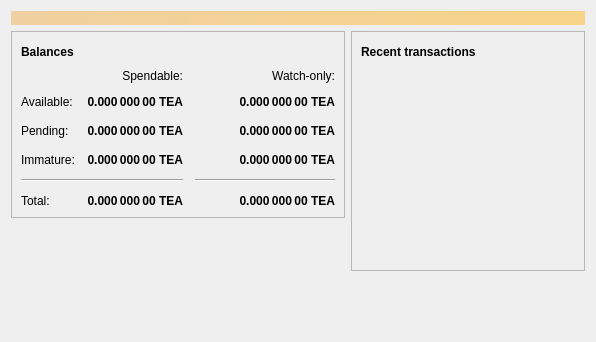
<?xml version="1.0" encoding="UTF-8"?>
<ui version="4.0">
 <class>OverviewPage</class>
 <widget class="QWidget" name="OverviewPage">
  <property name="geometry">
   <rect>
    <x>0</x>
    <y>0</y>
    <width>596</width>
    <height>342</height>
   </rect>
  </property>
  <property name="windowTitle">
   <string>Form</string>
  </property>
  <layout class="QVBoxLayout" name="topLayout">
   <item>
    <widget class="QLabel" name="labelAlerts">
     <property name="visible">
      <bool>false</bool>
     </property>
     <property name="styleSheet">
      <string notr="true">QLabel { background-color: qlineargradient(x1: 0, y1: 0, x2: 1, y2: 0, stop:0 #F0D0A0, stop:1 #F8D488); color:#000000; }</string>
     </property>
     <property name="wordWrap">
      <bool>true</bool>
     </property>
     <property name="margin">
      <number>3</number>
     </property>
     <property name="textInteractionFlags">
      <set>Qt::TextSelectableByMouse</set>
     </property>
    </widget>
   </item>
   <item>
    <layout class="QHBoxLayout" name="horizontalLayout" stretch="1,1">
     <item>
      <layout class="QVBoxLayout" name="verticalLayout_2">
       <item>
        <widget class="QFrame" name="frame">
         <property name="frameShape">
          <enum>QFrame::StyledPanel</enum>
         </property>
         <property name="frameShadow">
          <enum>QFrame::Raised</enum>
         </property>
         <layout class="QVBoxLayout" name="verticalLayout_4">
          <item>
           <layout class="QHBoxLayout" name="horizontalLayout_4">
            <item>
             <widget class="QLabel" name="label_5">
              <property name="font">
               <font>
                <weight>75</weight>
                <bold>true</bold>
               </font>
              </property>
              <property name="text">
               <string>Balances</string>
              </property>
             </widget>
            </item>
            <item>
             <widget class="QPushButton" name="labelWalletStatus">
              <property name="enabled">
               <bool>true</bool>
              </property>
              <property name="maximumSize">
               <size>
                <width>30</width>
                <height>16777215</height>
               </size>
              </property>
              <property name="toolTip">
               <string>The displayed information may be out of date. Your wallet automatically synchronizes with the TeaCoin network after a connection is established, but this process has not completed yet.</string>
              </property>
              <property name="text">
               <string/>
              </property>
              <property name="icon">
               <iconset resource="../bitcoin.qrc">
                <normaloff>:/icons/warning</normaloff>
                <disabledoff>:/icons/warning</disabledoff>:/icons/warning</iconset>
              </property>
              <property name="iconSize">
               <size>
                <width>24</width>
                <height>24</height>
               </size>
              </property>
              <property name="flat">
               <bool>true</bool>
              </property>
             </widget>
            </item>
            <item>
             <spacer name="horizontalSpacer_3">
              <property name="orientation">
               <enum>Qt::Horizontal</enum>
              </property>
              <property name="sizeHint" stdset="0">
               <size>
                <width>40</width>
                <height>20</height>
               </size>
              </property>
             </spacer>
            </item>
           </layout>
          </item>
          <item>
           <layout class="QGridLayout" name="gridLayout">
            <property name="spacing">
             <number>12</number>
            </property>
            <item row="2" column="2">
             <widget class="QLabel" name="labelWatchPending">
              <property name="font">
               <font>
                <weight>75</weight>
                <bold>true</bold>
               </font>
              </property>
              <property name="cursor">
               <cursorShape>IBeamCursor</cursorShape>
              </property>
              <property name="toolTip">
               <string>Unconfirmed transactions to watch-only addresses</string>
              </property>
              <property name="text">
               <string notr="true">0.000 000 00 TEA</string>
              </property>
              <property name="alignment">
               <set>Qt::AlignRight|Qt::AlignTrailing|Qt::AlignVCenter</set>
              </property>
              <property name="textInteractionFlags">
               <set>Qt::LinksAccessibleByMouse|Qt::TextSelectableByKeyboard|Qt::TextSelectableByMouse</set>
              </property>
             </widget>
            </item>
            <item row="2" column="1">
             <widget class="QLabel" name="labelUnconfirmed">
              <property name="font">
               <font>
                <weight>75</weight>
                <bold>true</bold>
               </font>
              </property>
              <property name="cursor">
               <cursorShape>IBeamCursor</cursorShape>
              </property>
              <property name="toolTip">
               <string>Total of transactions that have yet to be confirmed, and do not yet count toward the spendable balance</string>
              </property>
              <property name="text">
               <string notr="true">0.000 000 00 TEA</string>
              </property>
              <property name="alignment">
               <set>Qt::AlignRight|Qt::AlignTrailing|Qt::AlignVCenter</set>
              </property>
              <property name="textInteractionFlags">
               <set>Qt::LinksAccessibleByMouse|Qt::TextSelectableByKeyboard|Qt::TextSelectableByMouse</set>
              </property>
             </widget>
            </item>
            <item row="3" column="2">
             <widget class="QLabel" name="labelWatchImmature">
              <property name="font">
               <font>
                <weight>75</weight>
                <bold>true</bold>
               </font>
              </property>
              <property name="cursor">
               <cursorShape>IBeamCursor</cursorShape>
              </property>
              <property name="toolTip">
               <string>Mined balance in watch-only addresses that has not yet matured</string>
              </property>
              <property name="text">
               <string notr="true">0.000 000 00 TEA</string>
              </property>
              <property name="alignment">
               <set>Qt::AlignRight|Qt::AlignTrailing|Qt::AlignVCenter</set>
              </property>
              <property name="textInteractionFlags">
               <set>Qt::LinksAccessibleByMouse|Qt::TextSelectableByKeyboard|Qt::TextSelectableByMouse</set>
              </property>
             </widget>
            </item>
            <item row="4" column="0" colspan="2">
             <widget class="Line" name="line">
              <property name="orientation">
               <enum>Qt::Horizontal</enum>
              </property>
             </widget>
            </item>
            <item row="4" column="2">
             <widget class="Line" name="lineWatchBalance">
              <property name="sizePolicy">
               <sizepolicy hsizetype="Preferred" vsizetype="Fixed">
                <horstretch>0</horstretch>
                <verstretch>0</verstretch>
               </sizepolicy>
              </property>
              <property name="minimumSize">
               <size>
                <width>140</width>
                <height>0</height>
               </size>
              </property>
              <property name="orientation">
               <enum>Qt::Horizontal</enum>
              </property>
             </widget>
            </item>
            <item row="5" column="0">
             <widget class="QLabel" name="labelTotalText">
              <property name="text">
               <string>Total:</string>
              </property>
             </widget>
            </item>
            <item row="3" column="1">
             <widget class="QLabel" name="labelImmature">
              <property name="font">
               <font>
                <weight>75</weight>
                <bold>true</bold>
               </font>
              </property>
              <property name="cursor">
               <cursorShape>IBeamCursor</cursorShape>
              </property>
              <property name="toolTip">
               <string>Mined balance that has not yet matured</string>
              </property>
              <property name="text">
               <string notr="true">0.000 000 00 TEA</string>
              </property>
              <property name="alignment">
               <set>Qt::AlignRight|Qt::AlignTrailing|Qt::AlignVCenter</set>
              </property>
              <property name="textInteractionFlags">
               <set>Qt::LinksAccessibleByMouse|Qt::TextSelectableByKeyboard|Qt::TextSelectableByMouse</set>
              </property>
             </widget>
            </item>
            <item row="2" column="3">
             <spacer name="horizontalSpacer_2">
              <property name="orientation">
               <enum>Qt::Horizontal</enum>
              </property>
              <property name="sizeHint" stdset="0">
               <size>
                <width>40</width>
                <height>20</height>
               </size>
              </property>
             </spacer>
            </item>
            <item row="3" column="0">
             <widget class="QLabel" name="labelImmatureText">
              <property name="text">
               <string>Immature:</string>
              </property>
             </widget>
            </item>
            <item row="5" column="1">
             <widget class="QLabel" name="labelTotal">
              <property name="font">
               <font>
                <weight>75</weight>
                <bold>true</bold>
               </font>
              </property>
              <property name="cursor">
               <cursorShape>IBeamCursor</cursorShape>
              </property>
              <property name="toolTip">
               <string>Your current total balance</string>
              </property>
              <property name="text">
               <string notr="true">0.000 000 00 TEA</string>
              </property>
              <property name="alignment">
               <set>Qt::AlignRight|Qt::AlignTrailing|Qt::AlignVCenter</set>
              </property>
              <property name="textInteractionFlags">
               <set>Qt::LinksAccessibleByMouse|Qt::TextSelectableByKeyboard|Qt::TextSelectableByMouse</set>
              </property>
             </widget>
            </item>
            <item row="5" column="2">
             <widget class="QLabel" name="labelWatchTotal">
              <property name="font">
               <font>
                <weight>75</weight>
                <bold>true</bold>
               </font>
              </property>
              <property name="cursor">
               <cursorShape>IBeamCursor</cursorShape>
              </property>
              <property name="toolTip">
               <string>Current total balance in watch-only addresses</string>
              </property>
              <property name="text">
               <string notr="true">0.000 000 00 TEA</string>
              </property>
              <property name="alignment">
               <set>Qt::AlignRight|Qt::AlignTrailing|Qt::AlignVCenter</set>
              </property>
              <property name="textInteractionFlags">
               <set>Qt::LinksAccessibleByMouse|Qt::TextSelectableByKeyboard|Qt::TextSelectableByMouse</set>
              </property>
             </widget>
            </item>
            <item row="0" column="2">
             <widget class="QLabel" name="labelWatchonly">
              <property name="text">
               <string>Watch-only:</string>
              </property>
              <property name="alignment">
               <set>Qt::AlignRight|Qt::AlignTrailing|Qt::AlignVCenter</set>
              </property>
             </widget>
            </item>
            <item row="1" column="0">
             <widget class="QLabel" name="labelBalanceText">
              <property name="text">
               <string>Available:</string>
              </property>
             </widget>
            </item>
            <item row="1" column="1">
             <widget class="QLabel" name="labelBalance">
              <property name="font">
               <font>
                <weight>75</weight>
                <bold>true</bold>
               </font>
              </property>
              <property name="cursor">
               <cursorShape>IBeamCursor</cursorShape>
              </property>
              <property name="toolTip">
               <string>Your current spendable balance</string>
              </property>
              <property name="text">
               <string notr="true">0.000 000 00 TEA</string>
              </property>
              <property name="alignment">
               <set>Qt::AlignRight|Qt::AlignTrailing|Qt::AlignVCenter</set>
              </property>
              <property name="textInteractionFlags">
               <set>Qt::LinksAccessibleByMouse|Qt::TextSelectableByKeyboard|Qt::TextSelectableByMouse</set>
              </property>
             </widget>
            </item>
            <item row="1" column="2">
             <widget class="QLabel" name="labelWatchAvailable">
              <property name="font">
               <font>
                <weight>75</weight>
                <bold>true</bold>
               </font>
              </property>
              <property name="cursor">
               <cursorShape>IBeamCursor</cursorShape>
              </property>
              <property name="toolTip">
               <string>Your current balance in watch-only addresses</string>
              </property>
              <property name="text">
               <string notr="true">0.000 000 00 TEA</string>
              </property>
              <property name="alignment">
               <set>Qt::AlignRight|Qt::AlignTrailing|Qt::AlignVCenter</set>
              </property>
              <property name="textInteractionFlags">
               <set>Qt::LinksAccessibleByMouse|Qt::TextSelectableByKeyboard|Qt::TextSelectableByMouse</set>
              </property>
             </widget>
            </item>
            <item row="2" column="0">
             <widget class="QLabel" name="labelPendingText">
              <property name="text">
               <string>Pending:</string>
              </property>
             </widget>
            </item>
            <item row="0" column="1">
             <widget class="QLabel" name="labelSpendable">
              <property name="text">
               <string>Spendable:</string>
              </property>
              <property name="alignment">
               <set>Qt::AlignRight|Qt::AlignTrailing|Qt::AlignVCenter</set>
              </property>
             </widget>
            </item>
           </layout>
          </item>
         </layout>
        </widget>
       </item>
       <item>
        <spacer name="verticalSpacer">
         <property name="orientation">
          <enum>Qt::Vertical</enum>
         </property>
         <property name="sizeHint" stdset="0">
          <size>
           <width>20</width>
           <height>40</height>
          </size>
         </property>
        </spacer>
       </item>
      </layout>
     </item>
     <item>
      <layout class="QVBoxLayout" name="verticalLayout_3">
       <item>
        <widget class="QFrame" name="frame_2">
         <property name="frameShape">
          <enum>QFrame::StyledPanel</enum>
         </property>
         <property name="frameShadow">
          <enum>QFrame::Raised</enum>
         </property>
         <layout class="QVBoxLayout" name="verticalLayout">
          <item>
           <layout class="QHBoxLayout" name="horizontalLayout_2">
            <item>
             <widget class="QLabel" name="label_4">
              <property name="font">
               <font>
                <weight>75</weight>
                <bold>true</bold>
               </font>
              </property>
              <property name="text">
               <string>Recent transactions</string>
              </property>
             </widget>
            </item>
            <item>
             <widget class="QPushButton" name="labelTransactionsStatus">
              <property name="enabled">
               <bool>true</bool>
              </property>
              <property name="maximumSize">
               <size>
                <width>30</width>
                <height>16777215</height>
               </size>
              </property>
              <property name="toolTip">
               <string>The displayed information may be out of date. Your wallet automatically synchronizes with the TeaCoin network after a connection is established, but this process has not completed yet.</string>
              </property>
              <property name="text">
               <string/>
              </property>
              <property name="icon">
               <iconset resource="../bitcoin.qrc">
                <normaloff>:/icons/warning</normaloff>
                <disabledoff>:/icons/warning</disabledoff>:/icons/warning</iconset>
              </property>
              <property name="iconSize">
               <size>
                <width>24</width>
                <height>24</height>
               </size>
              </property>
              <property name="flat">
               <bool>true</bool>
              </property>
             </widget>
            </item>
            <item>
             <spacer name="horizontalSpacer">
              <property name="orientation">
               <enum>Qt::Horizontal</enum>
              </property>
              <property name="sizeHint" stdset="0">
               <size>
                <width>40</width>
                <height>20</height>
               </size>
              </property>
             </spacer>
            </item>
           </layout>
          </item>
          <item>
           <widget class="QListView" name="listTransactions">
            <property name="styleSheet">
             <string notr="true">QListView { background: transparent; }</string>
            </property>
            <property name="frameShape">
             <enum>QFrame::NoFrame</enum>
            </property>
            <property name="verticalScrollBarPolicy">
             <enum>Qt::ScrollBarAlwaysOff</enum>
            </property>
            <property name="horizontalScrollBarPolicy">
             <enum>Qt::ScrollBarAlwaysOff</enum>
            </property>
            <property name="selectionMode">
             <enum>QAbstractItemView::NoSelection</enum>
            </property>
           </widget>
          </item>
         </layout>
        </widget>
       </item>
       <item>
        <spacer name="verticalSpacer_2">
         <property name="orientation">
          <enum>Qt::Vertical</enum>
         </property>
         <property name="sizeHint" stdset="0">
          <size>
           <width>20</width>
           <height>40</height>
          </size>
         </property>
        </spacer>
       </item>
      </layout>
     </item>
    </layout>
   </item>
  </layout>
 </widget>
 <resources/>
 <connections/>
</ui>
